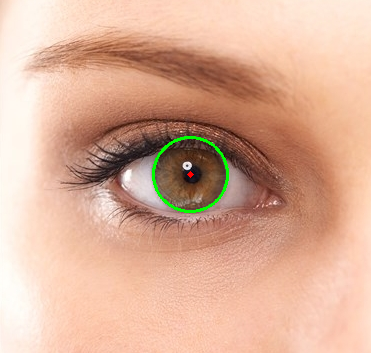
#> input picture tutorial_3/klasor2_3/materyal/eye.png, 371 x 353 px, found by its file name
$ jupyter execute goruntudeYuvarlakNesneTespiti.ipynb
#> lines starting #> are read from the running program, lines starting #| are printed output that depends on the picture; after the words box and inside, x2 and y2 are one past the last pixel; in counts of white or black regions, pixels touching at a corner belong together
## GÖRÜNTÜDEKİ YUVARLAK NESNELERİ TESPİT ETME

[cell 1]
import cv2
import numpy as np

[cell 2]
img = cv2.imread(r"materyal\eye.png")
#> img is the input picture: shape (353, 371, 3); mean B, G, R 151.4, 174.7, 218.4
imgGray = cv2.cvtColor(img, cv2.COLOR_BGR2GRAY)
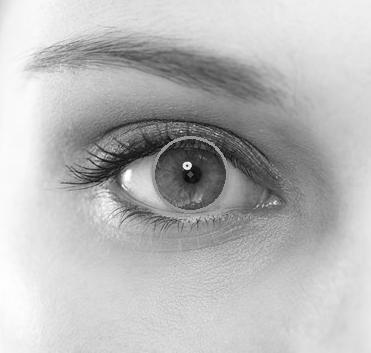
#> imgGray: shape (353, 371); min 2, max 255, mean 185.1
grayBlur = cv2.blur(imgGray, (3,3))

detecCircles = cv2.HoughCircles(grayBlur,
                                cv2.HOUGH_GRADIENT, 1, 20, param1=50,
                                param2=30, minRadius=1, maxRadius=40)
#> detecCircles = [[229.5, 189.5, 31.5], [190.5, 178.5, 31.6], [133.5, 177.5, 33.8], [209.5, 163.5, 36.1], [227.5, 112.5, 33.8], [251.5, 196.5, 31.6], [111.5, 134.5, 19.4], [218.5, 223.5, 21.7], [106.5, 208.5, 17.2], [178.5, 157.5, 19.4], [155.5, 143.5, 16.1], [81.5, 150.5, 17.2]]

if detecCircles is not None:
    detecCircles = np.uint16(np.around(detecCircles))
#> detecCircles = [[230, 190, 32], [190, 178, 32], [134, 178, 34], [210, 164, 36], [228, 112, 34], [252, 196, 32], [112, 134, 19], [218, 224, 22], [106, 208, 17], [178, 158, 19], [156, 144, 16], [82, 150, 17]]
    for i in detecCircles[0, :]:
        cv2.circle(img, (i[0], i[1]), i[2], (255, 255, 0), 2)
        cv2.circle(img, (i[0], i[1]), 2, (255, 255, 0), 5)
#> this loop made 12 passes
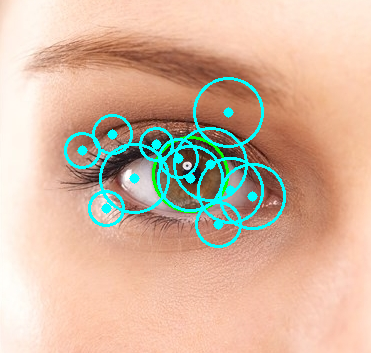
#> img: shape (353, 371, 3); 4.74% of pixels changed, all inside (x1, y1, x2, y2) = (64, 77, 286, 248)

cv2.imshow("Image", img)
cv2.waitKey(0)
cv2.destroyAllWindows()

$ run again, with tutorial_3/klasor2_3/materyal/chess.png copied over tutorial_3/klasor2_3/materyal/eye.png
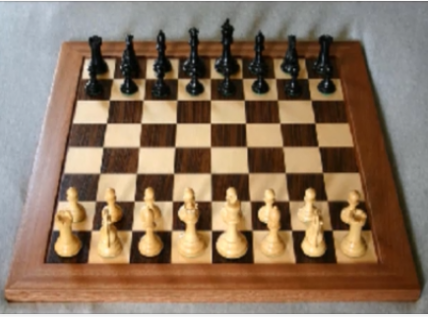
#> input picture tutorial_3/klasor2_3/materyal/chess.png, 428 x 317 px, found by its file name
#> img is the input picture: shape (317, 428, 3); mean B, G, R 95.8, 117.1, 140.2
#> `imgGray = cv2.cvtColor(img, cv2.COLOR_BGR2GRAY)`:
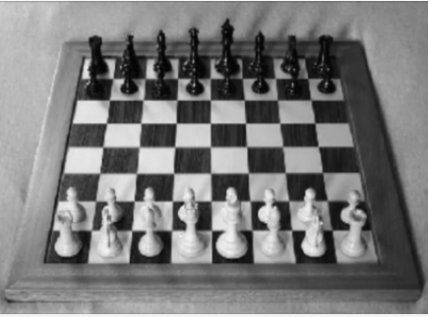
#> imgGray: shape (317, 428); min 2, max 247, mean 121.6
#> `detecCircles = cv2.HoughCircles(grayBlur, cv2.HOUGH_GRADIENT, 1, 20, p..`: detecCircles = [[134.5, 224.5, 29.4], [221.5, 224.5, 23.6], [150.5, 244.5, 11.4], [273.5, 67.5, 15.9], [310.5, 49.5, 14.9], [226.5, 64.5, 11.4]]
#> `detecCircles = np.uint16(np.around(detecCircles))`: detecCircles = [[134, 224, 29], [222, 224, 24], [150, 244, 11], [274, 68, 16], [310, 50, 15], [226, 64, 11]]
#> the loop `for i in detecCircles[0, :]:` made 6 passes
#> after the loop `for i in detecCircles[0, :]:`:
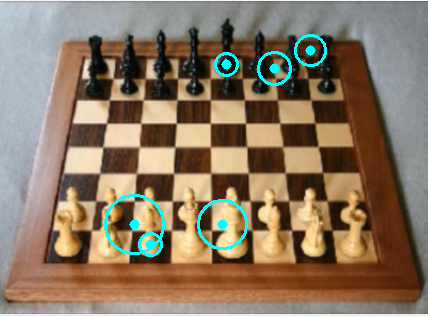
#> img: shape (317, 428, 3); 1.77% of pixels changed, all inside (x1, y1, x2, y2) = (104, 34, 327, 257)
